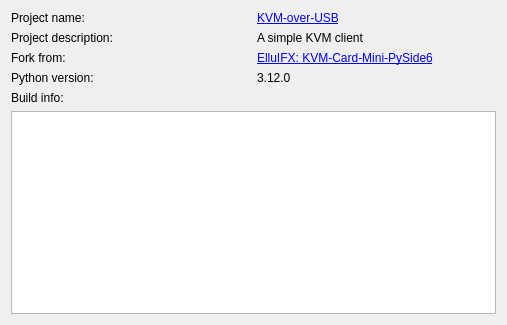
<?xml version="1.0" encoding="UTF-8"?>
<ui version="4.0">
 <class>AboutDialog</class>
 <widget class="QDialog" name="AboutDialog">
  <property name="geometry">
   <rect>
    <x>0</x>
    <y>0</y>
    <width>507</width>
    <height>325</height>
   </rect>
  </property>
  <property name="windowTitle">
   <string>About</string>
  </property>
  <layout class="QVBoxLayout" name="verticalLayout">
   <item>
    <layout class="QVBoxLayout" name="verticalLayout_0">
     <item>
      <layout class="QHBoxLayout" name="horizontalLayout">
       <item>
        <widget class="QLabel" name="label_project_name_key">
         <property name="text">
          <string>Project name:</string>
         </property>
        </widget>
       </item>
       <item>
        <widget class="QLabel" name="label_project_name_value">
         <property name="text">
          <string notr="true">&lt;a href=&quot;https://github.com/wevsty/KVM-over-USB&quot;&gt;KVM-over-USB&lt;/a&gt;</string>
         </property>
         <property name="wordWrap">
          <bool>false</bool>
         </property>
         <property name="openExternalLinks">
          <bool>true</bool>
         </property>
        </widget>
       </item>
      </layout>
     </item>
     <item>
      <layout class="QHBoxLayout" name="horizontalLayout_2">
       <item>
        <widget class="QLabel" name="label_project_description_value">
         <property name="text">
          <string>Project description:</string>
         </property>
        </widget>
       </item>
       <item>
        <widget class="QLabel" name="label_project_description_key">
         <property name="text">
          <string>A simple KVM client</string>
         </property>
        </widget>
       </item>
      </layout>
     </item>
    </layout>
   </item>
   <item>
    <layout class="QHBoxLayout" name="horizontalLayout_3">
     <item>
      <widget class="QLabel" name="label_fork_from_key">
       <property name="text">
        <string>Fork from:</string>
       </property>
      </widget>
     </item>
     <item>
      <widget class="QLabel" name="label_fork_from_value">
       <property name="text">
        <string notr="true">&lt;a href=&quot;https://github.com/ElluIFX/KVM-Card-Mini-PySide6&quot;&gt;ElluIFX: KVM-Card-Mini-PySide6&lt;/a&gt;</string>
       </property>
       <property name="openExternalLinks">
        <bool>true</bool>
       </property>
      </widget>
     </item>
    </layout>
   </item>
   <item>
    <layout class="QHBoxLayout" name="horizontalLayout_4">
     <item>
      <widget class="QLabel" name="label_python_version_key">
       <property name="text">
        <string>Python version:</string>
       </property>
      </widget>
     </item>
     <item>
      <widget class="QLabel" name="label_python_version_value">
       <property name="text">
        <string notr="true">3.12.0</string>
       </property>
      </widget>
     </item>
    </layout>
   </item>
   <item>
    <widget class="QLabel" name="label_build_info">
     <property name="text">
      <string>Build info:</string>
     </property>
    </widget>
   </item>
   <item>
    <widget class="QTextEdit" name="text_edit_info">
     <property name="readOnly">
      <bool>true</bool>
     </property>
    </widget>
   </item>
  </layout>
 </widget>
 <resources/>
 <connections/>
</ui>
